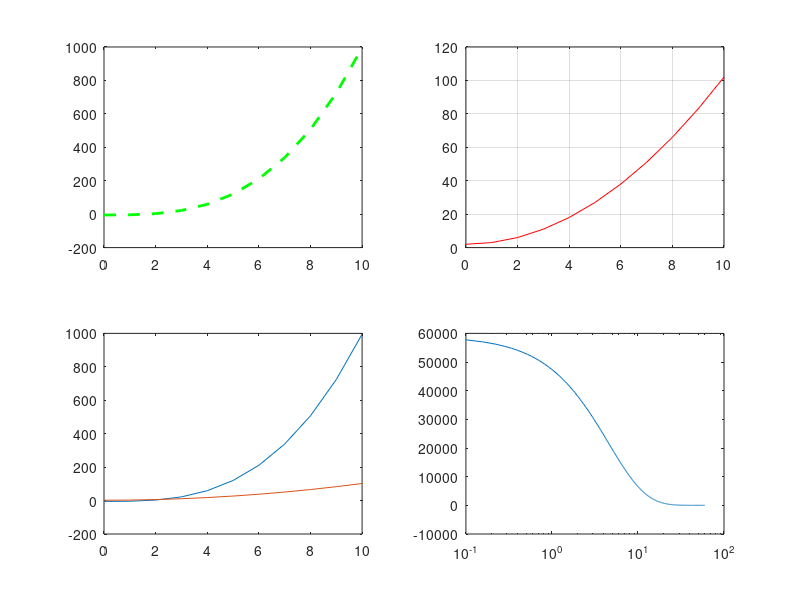

The MATLAB source for this figure:
x= 0 : 1 :10 ;
y= x.^3 -5;
subplot(2,2,1);
plot(x, y, '--g' , 'LineWidth' , 2 );
t = x.^2 +2 ;
subplot(2,2,2);
plot(x,t , 'r') ;
grid;
subplot(2,2,3);
plot(x,y,x,t);
subplot(2,2,4);
a = linspace(0.1, 60, 1000);
b = 3.^(-0.2*a+10)-5;
semilogx(a,b);
